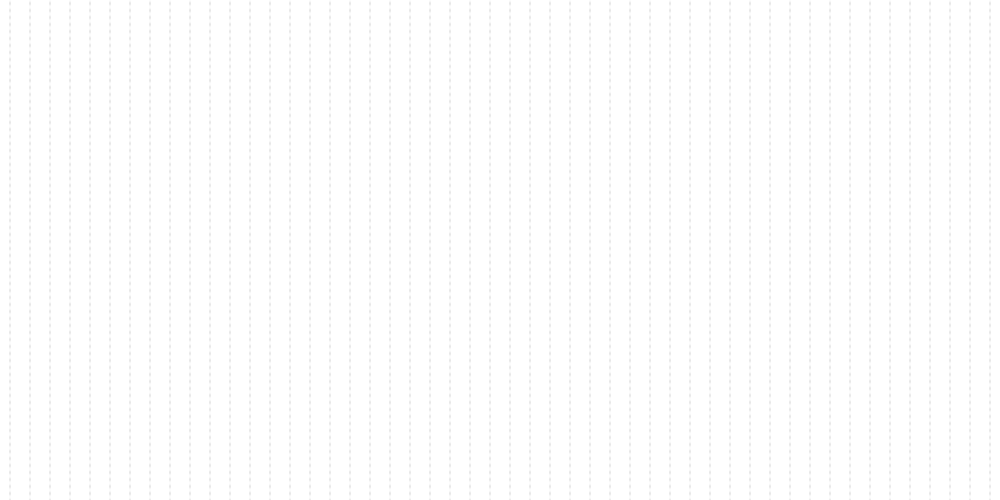
Frame 1 (no input)
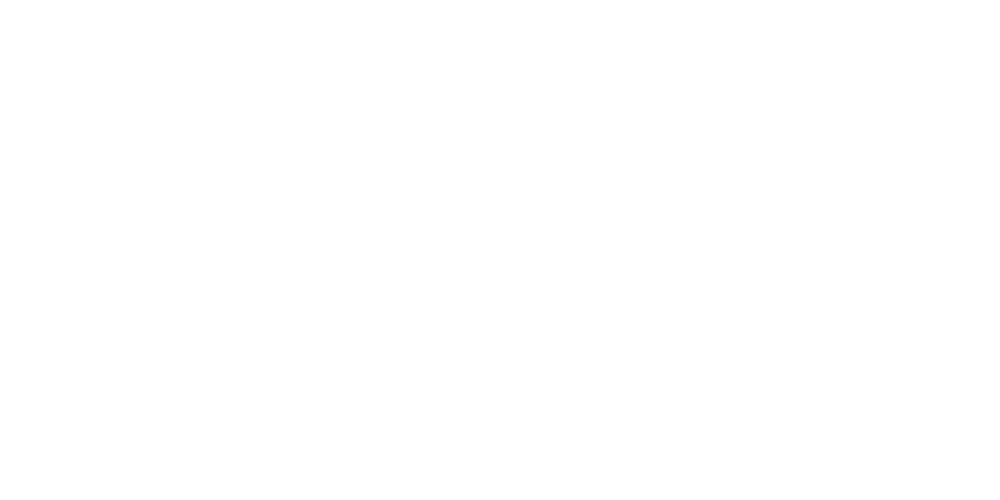
Frame 60 (the mouse pressed at the canvas centre just before this capture)
Frame 120 (the mouse held since frame 60 and released just before this capture): identical to frame 60, image omitted

The Processing sketch that drew these frames (run headless with seeded random() and noise(); from frame 60 on, the mouse is pressed at the canvas centre):

// Processing sketch: matrizFluidaParadaLoquissimaOrg
// ── matrizFluidaParadaLoquissimaOrg.pde
float a,
s,  // distância de um ponto até a posição de cada célula da matriz. Usado atualmente no centro da tela, criando toda a concentricidade.
b,
c,
d,
t,
k,
l;

void setup(){
  size(1000,500);
  noStroke();
  //noFill();
  //fill(0);
}

void draw(){
  a += .07; 
  //b += .01;
  c += .01;
  b += sin(mouseY*0.01);
  //d += .005;
  //s = mouseX;
  //background(255);
  for(float i = 0; i <= width + 0; i+= abs(map(((40*sin(d))), 0, 40, 20, 100))){
    k+= 0;
    //l+= .005;
    for(float j =  (sin(k)*50); j <= height + (sin(k)*50); j += 7){
      l+= .0001;
      
      s = dist(width/2, height/2, i, j);
      t = map(s, 0, width/2, 0, mouseX); //por ser menor que a tela, cria loops na distancia. -- importante.
      //fill(map(s*sin(s+b), 0, width/3, 0, 255));
      //fill(map(((s/10)+(sin(b)*20))*sin((s/5)+a), 0, width/10, 255, 0));
      ellipse(i,j, 20, 20);
      
      //ellipse(i, j, ((s/10)+(sin(s+b)*40))*sin((s/5)+a), ((s/10)+(sin(s+b)*40))*sin((s/5)+a));
      //ellipse(i+(sin(l)*(j*.1)), j, ((s/20)+(sin(b+t)*40))*sin((s/5)+a)+(sin(l)*(j*.1)), ((s/20)+(sin(b+t)*40))*sin((s/5)+a)+(sin(l)*(j*.1)));
    }
  }
}
